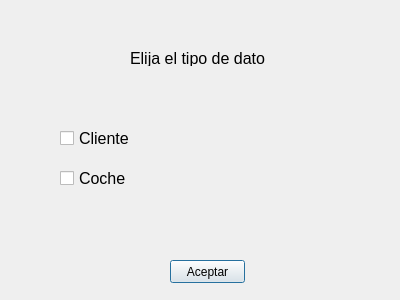
<?xml version="1.0" encoding="UTF-8"?>
<ui version="4.0">
 <class>dlgDatos</class>
 <widget class="QDialog" name="dlgDatos">
  <property name="geometry">
   <rect>
    <x>0</x>
    <y>0</y>
    <width>400</width>
    <height>300</height>
   </rect>
  </property>
  <property name="windowTitle">
   <string>Dialog</string>
  </property>
  <widget class="QCheckBox" name="chbCliente">
   <property name="geometry">
    <rect>
     <x>60</x>
     <y>130</y>
     <width>70</width>
     <height>17</height>
    </rect>
   </property>
   <property name="font">
    <font>
     <pointsize>12</pointsize>
    </font>
   </property>
   <property name="text">
    <string>Cliente</string>
   </property>
   <attribute name="buttonGroup">
    <string notr="true">buttonGroup</string>
   </attribute>
  </widget>
  <widget class="QCheckBox" name="chbCoche">
   <property name="geometry">
    <rect>
     <x>60</x>
     <y>170</y>
     <width>70</width>
     <height>17</height>
    </rect>
   </property>
   <property name="font">
    <font>
     <pointsize>12</pointsize>
    </font>
   </property>
   <property name="text">
    <string>Coche</string>
   </property>
   <attribute name="buttonGroup">
    <string notr="true">buttonGroup</string>
   </attribute>
  </widget>
  <widget class="QLabel" name="label">
   <property name="geometry">
    <rect>
     <x>130</x>
     <y>50</y>
     <width>141</width>
     <height>16</height>
    </rect>
   </property>
   <property name="minimumSize">
    <size>
     <width>100</width>
     <height>0</height>
    </size>
   </property>
   <property name="font">
    <font>
     <pointsize>12</pointsize>
    </font>
   </property>
   <property name="text">
    <string>Elija el tipo de dato</string>
   </property>
  </widget>
  <widget class="QLabel" name="label_2">
   <property name="geometry">
    <rect>
     <x>210</x>
     <y>90</y>
     <width>150</width>
     <height>150</height>
    </rect>
   </property>
   <property name="minimumSize">
    <size>
     <width>150</width>
     <height>150</height>
    </size>
   </property>
   <property name="text">
    <string/>
   </property>
   <property name="pixmap">
    <pixmap>../img/pregunta_exportacion.jpg</pixmap>
   </property>
   <property name="scaledContents">
    <bool>true</bool>
   </property>
  </widget>
  <widget class="QPushButton" name="btnAceptar">
   <property name="geometry">
    <rect>
     <x>170</x>
     <y>260</y>
     <width>75</width>
     <height>23</height>
    </rect>
   </property>
   <property name="text">
    <string>Aceptar</string>
   </property>
  </widget>
 </widget>
 <resources/>
 <connections/>
 <buttongroups>
  <buttongroup name="buttonGroup">
   <property name="exclusive">
    <bool>false</bool>
   </property>
  </buttongroup>
 </buttongroups>
</ui>
